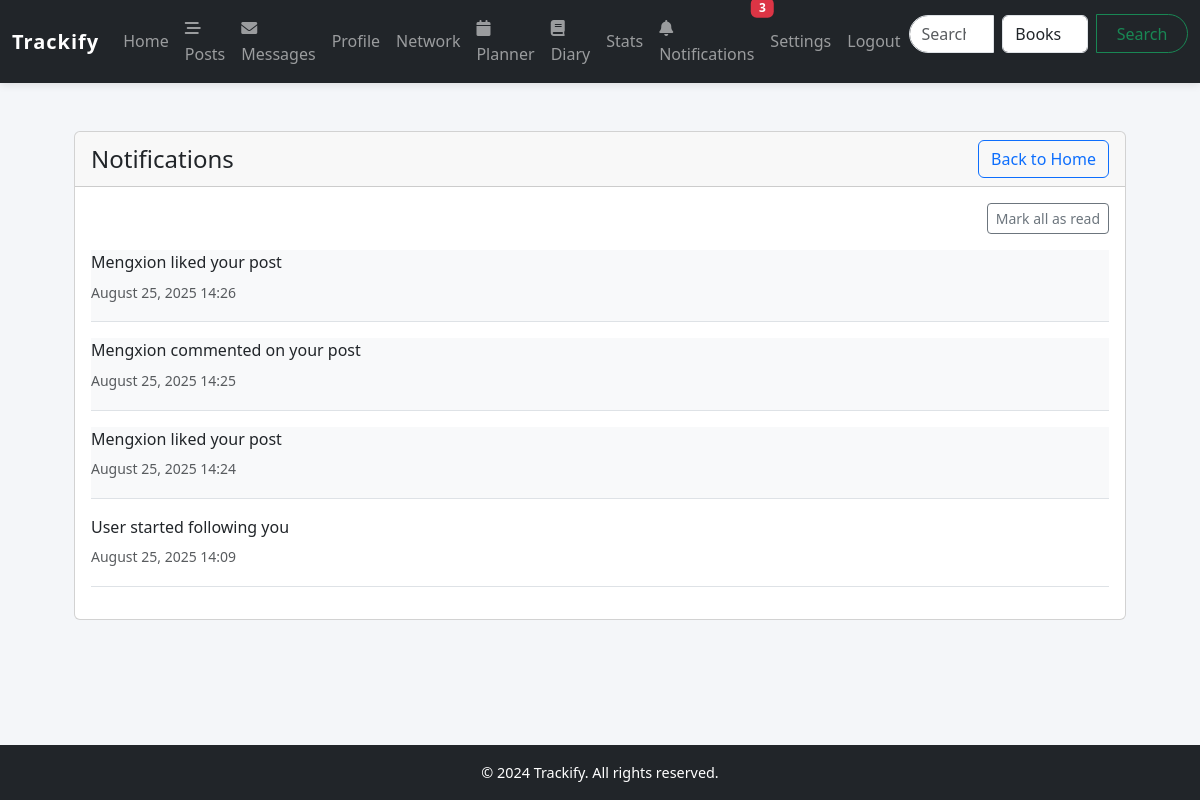
Page /notifications (signed in) on the committed database.
### models/social_model.py (models this page shows, shortened)
class Notification(db.Model):
    __tablename__ = 'notifications'
    notification_id = db.Column(db.Integer, primary_key=True)
    user_id = db.Column(db.Integer, db.ForeignKey('users.user_id'), nullable=False)
    message = db.Column(db.String(255), nullable=False)
    created_at = db.Column(db.DateTime, default=datetime.utcnow)
    read = db.Column(db.Boolean, default=False)

### routes/user_routes.py (the view)
@user_routes.route("/notifications", methods=["GET"])
@login_required
def notifications():
    notifications = Notification.query.filter_by(user_id=current_user.user_id).order_by(Notification.created_at.desc()).all()
    return render_template("notifications.html", notifications=notifications)

### templates/notifications.html (shortened to what this page needs)
{% extends "base.html" %}
{% block content %}
<div class="container mt-4">
    <div class="row">
        <div class="col-12">
            <div class="card">
                <div class="card-header d-flex justify-content-between align-items-center">
                    <h4 class="mb-0">Notifications</h4>
                    <a href="{{ url_for('main_routes.home') }}" class="btn btn-outline-primary">Back to Home</a>
                </div>
                <div class="card-body">
                    <div class="d-flex justify-content-end mb-3">
                        <button id="markAllReadBtn" class="btn btn-sm btn-outline-secondary">Mark all as read</button>
                    </div>
                    {% if notifications %}
                        {% for notification in notifications %}
                            <div class="notification-item mb-3 pb-3 border-bottom {% if not notification.read %}bg-light{% endif %}">
                                <p class="mb-1">{{ notification.message }}</p>
                                <small class="text-muted">{{ notification.created_at.strftime('%B %d, %Y %H:%M') }}</small>
                            </div>
                        {% endfor %}
                    {% else %}
                        <p class="text-muted text-center">No notifications yet.</p>
                    {% endif %}
                </div>
            </div>
        </div>
    </div>
</div>
{% endblock %}

### static/style.css (style rules this page uses)
body { font-family: 'Segoe UI', Tahoma, Geneva, Verdana, sans-serif; line-height: 1.6; margin: 0; padding: 0; background-color: #f4f6f9; color: #333; }
a { color: #007bff; text-decoration: none; }
.container { max-width: 1100px; }

### rows in the picture
Notification: message "Mengxion liked your post", created_at "August 25, 2025 14:26"
Notification: message "Mengxion commented on your post", created_at "August 25, 2025 14:25"
Notification: message "Mengxion liked your post", created_at "August 25, 2025 14:24"
Notification: message "User started following you", created_at "August 25, 2025 14:09"
